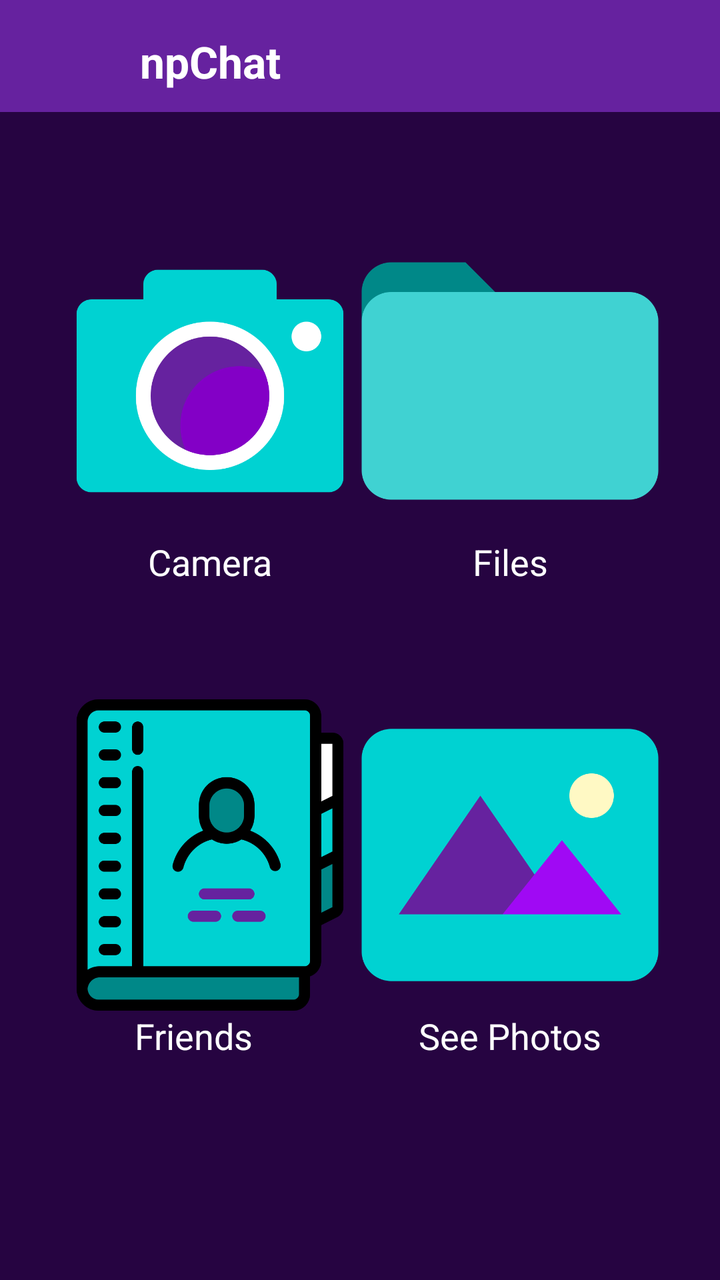
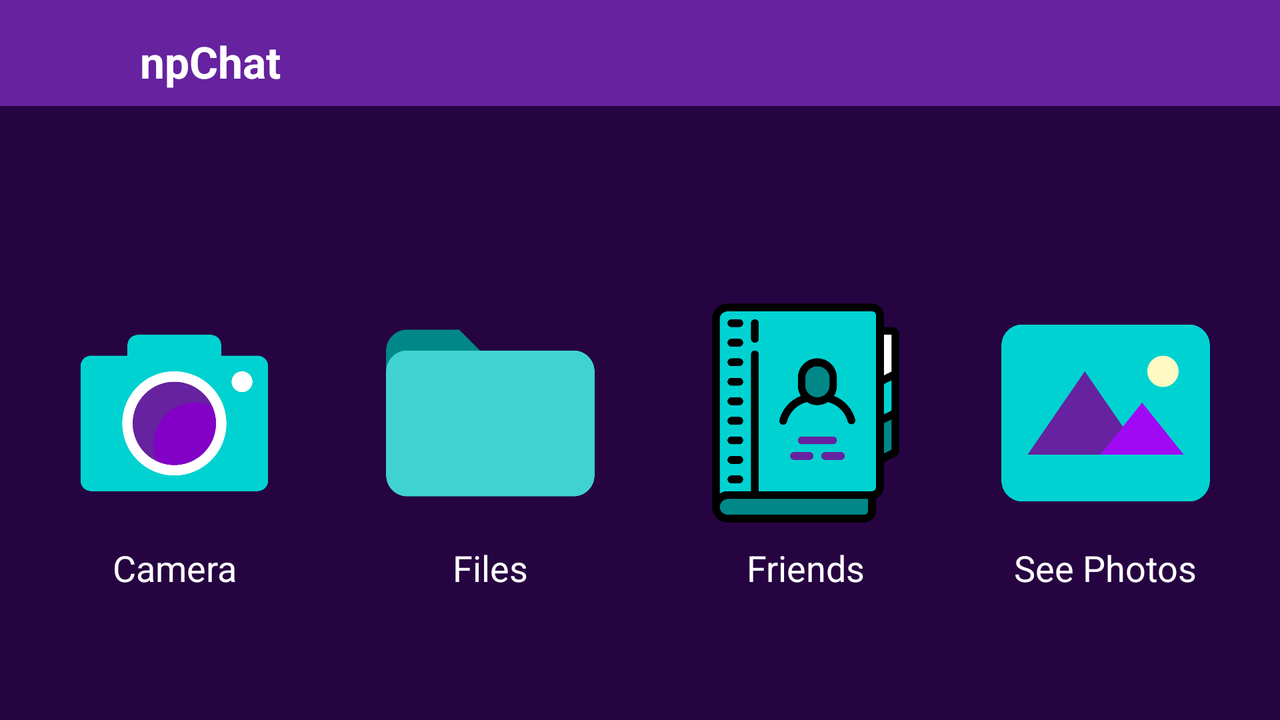

The same Android screen from two of the app's own layout files: first res/layout/ as a phone draws it, then the repository's variant for another configuration, drawn on a device whose configuration selects that folder. Both files follow.
<!-- AndroidManifest.xml: application theme AppTheme.NoActionBar -->
<!-- res/layout/fragment_main.xml -->
<?xml version="1.0" encoding="utf-8"?>
<androidx.constraintlayout.widget.ConstraintLayout xmlns:android="http://schemas.android.com/apk/res/android"
    xmlns:app="http://schemas.android.com/apk/res-auto"
    xmlns:tools="http://schemas.android.com/tools"
    android:layout_width="match_parent"
    android:layout_height="match_parent"
    android:background="@color/colorPrimaryDark">

    <include
        android:id="@+id/toolbar"
        layout="@layout/toolbar"
        android:layout_width="match_parent"
        android:layout_height="wrap_content"
        app:layout_constraintEnd_toEndOf="parent"
        app:layout_constraintStart_toStartOf="parent"
        app:layout_constraintTop_toTopOf="parent" />

    <ImageView
        android:id="@+id/camera"
        android:layout_width="@dimen/margin_178dp"
        android:layout_height="@dimen/margin_205dp"
        android:layout_marginStart="@dimen/margin_16dp"
        android:layout_marginTop="@dimen/margin_32dp"
        android:contentDescription="@string/camera"
        app:layout_constraintStart_toStartOf="parent"
        app:layout_constraintTop_toBottomOf="@+id/toolbar"
        app:srcCompat="@drawable/camera_blue" />

    <ImageView
        android:id="@+id/files"
        android:layout_width="@dimen/margin_178dp"
        android:layout_height="@dimen/margin_205dp"
        android:layout_marginTop="@dimen/margin_32dp"
        android:layout_marginEnd="@dimen/margin_16dp"
        android:contentDescription="@string/files"
        app:layout_constraintEnd_toEndOf="parent"
        app:layout_constraintTop_toBottomOf="@+id/toolbar"
        app:srcCompat="@drawable/folder" />

    <ImageView
        android:id="@+id/friends"
        android:layout_width="@dimen/margin_178dp"
        android:layout_height="@dimen/margin_205dp"
        android:layout_marginBottom="@dimen/margin_8dp"
        android:layout_marginStart="@dimen/margin_16dp"
        android:layout_marginTop="@dimen/margin_32dp"
        android:contentDescription="@string/friends"
        app:layout_constraintStart_toStartOf="parent"
        app:layout_constraintTop_toBottomOf="@+id/camera_label"
        app:srcCompat="@drawable/add_friend" />

    <ImageView
        android:id="@+id/rcvdImages"
        android:layout_width="@dimen/margin_178dp"
        android:layout_height="@dimen/margin_205dp"
        android:layout_marginBottom="@dimen/margin_8dp"
        android:layout_marginTop="@dimen/margin_32dp"
        android:layout_marginEnd="@dimen/margin_16dp"
        android:contentDescription="@string/received_images"
        android:onClick="seeRcvdPhotos"
        app:layout_constraintEnd_toEndOf="parent"
        app:layout_constraintTop_toBottomOf="@+id/files_label"
        app:srcCompat="@drawable/images_icon" />


    <TextView
        android:id="@+id/camera_label"
        android:layout_width="wrap_content"
        android:layout_height="wrap_content"
        android:text="@string/camera"
        android:textAppearance="@style/TextAppearance.AppCompat.Medium"
        android:textColor="@color/white"
        app:layout_constraintBottom_toBottomOf="@+id/camera"
        app:layout_constraintEnd_toEndOf="@+id/camera"
        app:layout_constraintStart_toStartOf="@+id/camera" />

    <TextView
        android:id="@+id/files_label"
        android:layout_width="wrap_content"
        android:layout_height="wrap_content"
        android:text="@string/files"
        android:textAppearance="@style/TextAppearance.AppCompat.Medium"
        android:textColor="@color/white"
        app:layout_constraintBottom_toBottomOf="@+id/files"
        app:layout_constraintEnd_toEndOf="@+id/files"
        app:layout_constraintStart_toStartOf="@+id/files" />

    <TextView
        android:id="@+id/friends_label"
        android:layout_width="wrap_content"
        android:layout_height="wrap_content"
        android:layout_marginStart="@dimen/margin_8dp"
        android:layout_marginEnd="@dimen/margin_8dp"
        android:text="@string/friends"
        android:textAppearance="@style/TextAppearance.AppCompat.Medium"
        android:textColor="@color/white"
        app:layout_constraintBottom_toBottomOf="@+id/friends"
        app:layout_constraintEnd_toEndOf="@+id/friends"
        app:layout_constraintStart_toStartOf="parent" />

    <TextView
        android:id="@+id/images_label"
        android:layout_width="wrap_content"
        android:layout_height="wrap_content"
        android:text="@string/received_images"
        android:textAppearance="@style/TextAppearance.AppCompat.Medium"
        android:textColor="@color/white"
        app:layout_constraintBottom_toBottomOf="@+id/rcvdImages"
        app:layout_constraintEnd_toEndOf="@+id/rcvdImages"
        app:layout_constraintStart_toStartOf="@+id/rcvdImages" />


</androidx.constraintlayout.widget.ConstraintLayout>
<!-- res/layout/toolbar.xml (included above) -->
<?xml version="1.0" encoding="utf-8"?>
<androidx.appcompat.widget.Toolbar xmlns:android="http://schemas.android.com/apk/res/android"
    xmlns:app="http://schemas.android.com/apk/res-auto"
    android:id="@+id/toolbar"
    android:layout_width="match_parent"
    android:layout_height="wrap_content"
    android:background="@color/colorPrimary"
    android:minHeight="?attr/actionBarSize"
    android:theme="@style/AppTheme.AppBarOverlay"
    app:layout_constraintEnd_toEndOf="parent"
    app:layout_constraintHorizontal_bias="1.0"
    app:layout_constraintStart_toStartOf="parent"
    app:layout_constraintTop_toTopOf="parent">

    <ImageView
        android:id="@+id/toolbar_main_photo"
        android:layout_width="@dimen/margin_50dp"
        android:layout_height="@dimen/margin_50dp"
        android:layout_marginTop="@dimen/margin_3dp"
        android:contentDescription="TODO"
        android:scaleType="centerCrop"
        app:layout_constraintStart_toStartOf="parent"
        app:layout_constraintTop_toTopOf="@+id/toolbar" />

    <TextView
        android:id="@+id/main_title"
        android:layout_width="wrap_content"
        android:layout_height="wrap_content"
        android:layout_marginStart="@dimen/margin_20dp"
        android:layout_marginTop="@dimen/margin_16dp"
        android:text="@string/app_name"
        android:textAppearance="@style/TextAppearance.AppCompat.Large"
        android:textColor="@color/white"
        android:textStyle="bold"
        app:layout_constraintStart_toEndOf="@+id/toolbar_main_photo"
        app:layout_constraintTop_toTopOf="parent" />

</androidx.appcompat.widget.Toolbar>
<!-- resources referenced by this layout -->
<resources>
  <color name="colorPrimary">#66229F</color>
  <color name="colorPrimaryDark">#260441</color>
  <color name="white">#ffffff</color>
  <dimen name="margin_16dp">16dp</dimen>
  <dimen name="margin_178dp">178dp</dimen>
  <dimen name="margin_205dp">205dp</dimen>
  <dimen name="margin_20dp">20dp</dimen>
  <dimen name="margin_32dp">32dp</dimen>
  <dimen name="margin_3dp">3dp</dimen>
  <dimen name="margin_50dp">50dp</dimen>
  <dimen name="margin_8dp">8dp</dimen>
  <!-- drawable add_friend: png bitmap (drawable, 27398 bytes) -->
  <!-- drawable camera_blue: png bitmap (drawable, 29396 bytes) -->
  <!-- drawable folder: png bitmap (drawable, 10521 bytes) -->
  <!-- drawable images_icon: png bitmap (drawable, 19223 bytes) -->
  <string name="app_name">npChat</string>
  <string name="camera">Camera</string>
  <string name="files">Files</string>
  <string name="friends">Friends</string>
  <string name="received_images">See Photos</string>
  <style name="AppTheme.AppBarOverlay" parent="ThemeOverlay.AppCompat.Dark.ActionBar">
          <item name="android:icon">@color/white</item>
      </style>
  <style name="AppTheme.NoActionBar">
          <item name="colorPrimaryDark">@color/colorPrimaryDark</item>
          <item name="windowActionBar">false</item>
          <item name="windowNoTitle">true</item>
      </style>
</resources>
<!-- res/layout-land/fragment_main.xml (the repository's variant of the layout above) -->
<!-- drawn on the phone turned sideways -->
<?xml version="1.0" encoding="utf-8"?>
<androidx.constraintlayout.widget.ConstraintLayout xmlns:android="http://schemas.android.com/apk/res/android"
    xmlns:app="http://schemas.android.com/apk/res-auto"
    xmlns:tools="http://schemas.android.com/tools"
    android:layout_width="match_parent"
    android:layout_height="match_parent"
    android:background="@color/colorPrimaryDark">

    <include
        android:id="@+id/toolbar"
        layout="@layout/toolbar"
        android:layout_width="match_parent"
        android:layout_height="wrap_content"
        app:layout_constraintEnd_toEndOf="parent"
        app:layout_constraintStart_toStartOf="parent"
        app:layout_constraintTop_toTopOf="parent" />

    <ImageView
        android:id="@+id/camera"
        android:layout_width="@dimen/width_imageview_camera"
        android:layout_height="@dimen/height_imageview_camera"
        android:layout_marginTop="@dimen/margin_8dp"
        android:layout_marginBottom="@dimen/margin_8dp"
        android:contentDescription="@string/camera"
        app:layout_constraintBottom_toBottomOf="parent"
        app:layout_constraintEnd_toStartOf="@+id/files"
        app:layout_constraintHorizontal_bias="0.0"
        app:layout_constraintStart_toStartOf="parent"
        app:layout_constraintTop_toBottomOf="@+id/toolbar"
        app:srcCompat="@drawable/camera_blue" />

    <ImageView
        android:id="@+id/files"
        android:layout_width="@dimen/width_imageview_camera"
        android:layout_height="@dimen/height_imageview_camera"
        android:layout_marginStart="@dimen/margin_8dp"
        android:layout_marginTop="@dimen/margin_8dp"
        android:layout_marginBottom="@dimen/margin_8dp"
        android:contentDescription="@string/files"
        app:layout_constraintBottom_toBottomOf="parent"
        app:layout_constraintEnd_toStartOf="@+id/friends"
        app:layout_constraintHorizontal_bias="0.0"
        app:layout_constraintStart_toEndOf="@+id/camera"
        app:layout_constraintTop_toBottomOf="@+id/toolbar"
        app:srcCompat="@drawable/folder" />

    <ImageView
        android:id="@+id/friends"
        android:layout_width="@dimen/width_imageview_camera"
        android:layout_height="@dimen/height_imageview_camera"
        android:layout_marginStart="@dimen/margin_8dp"
        android:layout_marginTop="@dimen/margin_8dp"
        android:layout_marginBottom="@dimen/margin_8dp"
        android:adjustViewBounds="false"
        android:contentDescription="@string/friends"
        app:layout_constraintBottom_toBottomOf="parent"
        app:layout_constraintEnd_toStartOf="@+id/rcvdImages"
        app:layout_constraintHorizontal_bias="0.0"
        app:layout_constraintStart_toEndOf="@+id/files"
        app:layout_constraintTop_toBottomOf="@+id/toolbar"
        app:srcCompat="@drawable/add_friend" />

    <ImageView
        android:id="@+id/rcvdImages"
        android:layout_width="@dimen/width_imageview_camera"
        android:layout_height="@dimen/height_imageview_camera"
        android:layout_marginTop="@dimen/margin_8dp"
        android:layout_marginBottom="@dimen/margin_8dp"
        android:contentDescription="@string/received_images"
        app:layout_constraintBottom_toBottomOf="parent"
        app:layout_constraintEnd_toEndOf="parent"
        app:layout_constraintHorizontal_bias="0.0"
        app:layout_constraintStart_toEndOf="@+id/friends"
        app:layout_constraintTop_toBottomOf="@+id/toolbar"
        app:srcCompat="@drawable/images_icon" />


    <TextView
        android:id="@+id/camera_label"
        android:layout_width="wrap_content"
        android:layout_height="wrap_content"
        android:layout_marginBottom="@dimen/margin_8dp"
        android:text="@string/camera"
        android:textAppearance="@style/TextAppearance.AppCompat.Medium"
        android:textColor="@color/white"
        app:layout_constraintBottom_toBottomOf="@+id/camera"
        app:layout_constraintEnd_toEndOf="@+id/camera"
        app:layout_constraintStart_toStartOf="@+id/camera" />

    <TextView
        android:id="@+id/files_label"
        android:layout_width="wrap_content"
        android:layout_height="wrap_content"
        android:layout_marginBottom="@dimen/margin_8dp"
        android:text="@string/files"
        android:textAppearance="@style/TextAppearance.AppCompat.Medium"
        android:textColor="@color/white"
        app:layout_constraintBottom_toBottomOf="@+id/files"
        app:layout_constraintEnd_toEndOf="@+id/files"
        app:layout_constraintStart_toStartOf="@+id/files" />

    <TextView
        android:id="@+id/friends_label"
        android:layout_width="wrap_content"
        android:layout_height="wrap_content"
        android:layout_marginBottom="@dimen/margin_8dp"
        android:text="@string/friends"
        android:textAppearance="@style/TextAppearance.AppCompat.Medium"
        android:textColor="@color/white"
        app:layout_constraintBottom_toBottomOf="@+id/friends"
        app:layout_constraintEnd_toEndOf="@+id/friends"
        app:layout_constraintStart_toStartOf="@+id/friends" />

    <TextView
        android:id="@+id/images_label"
        android:layout_width="wrap_content"
        android:layout_height="wrap_content"
        android:layout_marginBottom="@dimen/margin_8dp"
        android:text="@string/received_images"
        android:textAppearance="@style/TextAppearance.AppCompat.Medium"
        android:textColor="@color/white"
        app:layout_constraintBottom_toBottomOf="@+id/rcvdImages"
        app:layout_constraintEnd_toEndOf="@+id/rcvdImages"
        app:layout_constraintStart_toStartOf="@+id/rcvdImages" />


</androidx.constraintlayout.widget.ConstraintLayout>
<!-- resources referenced by the variant -->
<!-- as the phone turned sideways resolves them -->
<resources>
  <color name="colorPrimary">#66229F</color>
  <color name="colorPrimaryDark">#260441</color>
  <color name="white">#ffffff</color>
  <dimen name="height_imageview_camera">195dp</dimen>
  <dimen name="margin_16dp">16dp</dimen>
  <dimen name="margin_20dp">20dp</dimen>
  <dimen name="margin_3dp">3dp</dimen>
  <dimen name="margin_50dp">50dp</dimen>
  <dimen name="margin_8dp">8dp</dimen>
  <dimen name="width_imageview_camera">125dp</dimen>
  <!-- drawable add_friend: png bitmap (drawable, 27398 bytes) -->
  <!-- drawable camera_blue: png bitmap (drawable, 29396 bytes) -->
  <!-- drawable folder: png bitmap (drawable, 10521 bytes) -->
  <!-- drawable images_icon: png bitmap (drawable, 19223 bytes) -->
  <string name="app_name">npChat</string>
  <string name="camera">Camera</string>
  <string name="files">Files</string>
  <string name="friends">Friends</string>
  <string name="received_images">See Photos</string>
  <style name="AppTheme.AppBarOverlay" parent="ThemeOverlay.AppCompat.Dark.ActionBar">
          <item name="android:icon">@color/white</item>
      </style>
  <style name="AppTheme.NoActionBar">
          <item name="colorPrimaryDark">@color/colorPrimaryDark</item>
          <item name="windowActionBar">false</item>
          <item name="windowNoTitle">true</item>
      </style>
</resources>
